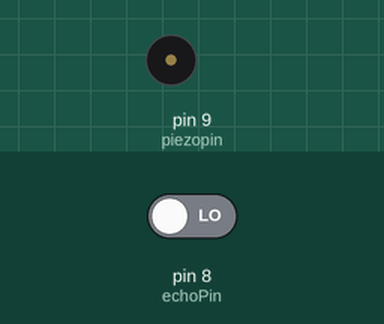
This sketch was run on a simulated Arduino Uno, built for the host (arithmetic inside an expression is 32-bit, double 64-bit). Shown: buzzer (waves = sounding). The inputs (shaded band) are chosen by the test bench; at power-on: pin 8 (echoPin) LOW. What the sketch prints to the serial monitor is not drawn.

Above: at 0.5 s.
Timing chart, 0 to 3.0 s (numbered marks = the images above):
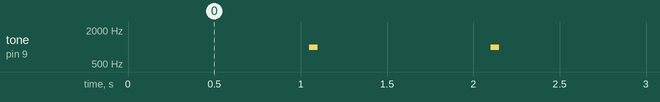

The sketch:

ParkingDetectorSensor.ino
```cpp
#define echoPin 8 // echopin
#define trigPin 7 //triggerpin

int maximumRange = 200;
int minimumRange = 0;
long duration =0;
long distance =0;

void setup() {
  // put your setup code here, to run once:
Serial.begin(9600);
  pinMode(trigPin,OUTPUT);
  pinMode(echoPin,INPUT);

}

void AntoDectector(unsigned char distance){
  int piezopin = 9;
  tone(piezopin,1000,50);
  delay(1000-distance*100);
  }

void loop() {
  digitalWrite(trigPin,LOW);
  delayMicroseconds(2);
  digitalWrite(trigPin,HIGH);
  delayMicroseconds(10);
  duration = pulseIn(echoPin,HIGH);
  distance = duration/58.2;
  Serial.println(duration);
  Serial.println(distance);
  delay(50);

  if(distance<10){
    tone(9,1000,50);
    delay(distance*100-distance*75);
  }
}
```

Measured:
- by itself, tone on pin 9 (piezopin): alternates 1000 Hz for 0.05 s and silent for 1.0 s
